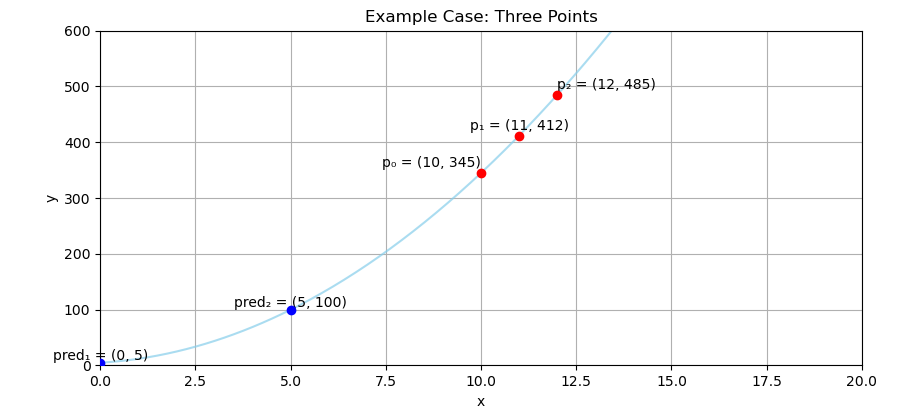

Recreate this plot in Python.
import matplotlib.pyplot as plt
import numpy as np

# Define the three data points
p0 = (10, 345)
p1 = (11, 412)
p2 = (12, 485)

# Define prediction points based on the formula y = 5 + 4x + 3x^2
pr1 = (0, 5)
pr2 = (5, 100)

# Define the quadratic function y = 5 + 4x + 3x^2
def quadratic_func(x):
    return 5 + 4 * x + 3 * x**2

# Generate x values for plotting the curve
x_vals = np.linspace(0, 20, 400)
y_vals = quadratic_func(x_vals)

# Plot the curve with a soft blue color and transparency
plt.plot(x_vals, y_vals, color='skyblue', alpha=0.7)

# Plot the data points
plt.scatter(*p0, color='red', zorder=5)
plt.scatter(*p1, color='red', zorder=5)
plt.scatter(*p2, color='red', zorder=5)

# Plot the prediction points
plt.scatter(*pr1, color='blue', zorder=5)
plt.scatter(*pr2, color='blue', zorder=5)

# Show coordinates next to each point
plt.text(p0[0], p0[1]+10, f'p₀ = {p0}', ha='right')
plt.text(p1[0], p1[1]+10, f'p₁ = {p1}', ha='center')
plt.text(p2[0], p2[1]+10, f'p₂ = {p2}', ha='left')

plt.text(pr1[0], pr1[1]+5, f'pred₁ = {pr1}', ha='center')
plt.text(pr2[0], pr2[1]+5, f'pred₂ = {pr2}', ha='center')

# Customize the plot
plt.title('Example Case: Three Points')
plt.xlabel('x')
plt.ylabel('y')
plt.xlim(0, 20)
plt.ylim(0, 600)
plt.grid(True)
plt.axhline(0, color='black', linewidth=0.5)
plt.axvline(0, color='black', linewidth=0.5)
plt.tight_layout()

# Show the plot
plt.show()
